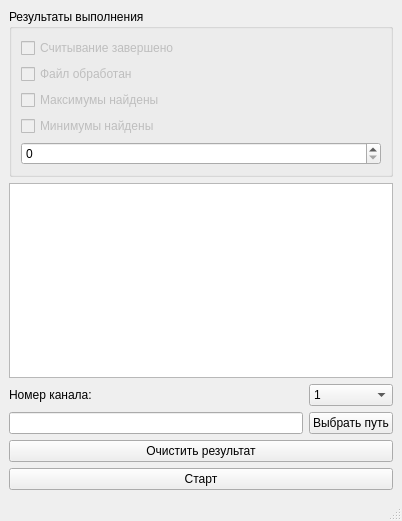
<?xml version="1.0" encoding="UTF-8"?>
<ui version="4.0">
 <class>MainWindow</class>
 <widget class="QMainWindow" name="MainWindow">
  <property name="geometry">
   <rect>
    <x>0</x>
    <y>0</y>
    <width>402</width>
    <height>521</height>
   </rect>
  </property>
  <property name="windowTitle">
   <string>MainWindow</string>
  </property>
  <widget class="QWidget" name="centralwidget">
   <layout class="QGridLayout" name="gridLayout">
    <item row="5" column="0" colspan="2">
     <widget class="QPushButton" name="pb_start">
      <property name="text">
       <string>Старт</string>
      </property>
      <property name="flat">
       <bool>false</bool>
      </property>
     </widget>
    </item>
    <item row="0" column="0" colspan="2">
     <widget class="QGroupBox" name="gb_result">
      <property name="title">
       <string>Результаты выполнения</string>
      </property>
      <layout class="QFormLayout" name="formLayout">
       <item row="0" column="0">
        <widget class="QCheckBox" name="chB_readSucces">
         <property name="enabled">
          <bool>false</bool>
         </property>
         <property name="text">
          <string>Считывание завершено</string>
         </property>
         <property name="checkable">
          <bool>true</bool>
         </property>
        </widget>
       </item>
       <item row="1" column="0">
        <widget class="QCheckBox" name="chB_procFileSucces">
         <property name="enabled">
          <bool>false</bool>
         </property>
         <property name="text">
          <string>Файл обработан</string>
         </property>
         <property name="checkable">
          <bool>true</bool>
         </property>
        </widget>
       </item>
       <item row="2" column="0">
        <widget class="QCheckBox" name="chB_maxSucess">
         <property name="enabled">
          <bool>false</bool>
         </property>
         <property name="text">
          <string>Максимумы найдены</string>
         </property>
         <property name="checkable">
          <bool>true</bool>
         </property>
        </widget>
       </item>
       <item row="3" column="0">
        <widget class="QCheckBox" name="chB_minSucess">
         <property name="enabled">
          <bool>false</bool>
         </property>
         <property name="text">
          <string>Минимумы найдены</string>
         </property>
        </widget>
       </item>
       <item row="4" column="0" colspan="2">
        <widget class="QSpinBox" name="spinBox"/>
       </item>
      </layout>
     </widget>
    </item>
    <item row="3" column="0">
     <widget class="QLineEdit" name="le_path">
      <property name="readOnly">
       <bool>true</bool>
      </property>
     </widget>
    </item>
    <item row="2" column="1">
     <widget class="QComboBox" name="cmB_numCh">
      <item>
       <property name="text">
        <string>1</string>
       </property>
      </item>
      <item>
       <property name="text">
        <string>2</string>
       </property>
      </item>
      <item>
       <property name="text">
        <string>3</string>
       </property>
      </item>
     </widget>
    </item>
    <item row="3" column="1">
     <widget class="QPushButton" name="pb_path">
      <property name="text">
       <string>Выбрать путь</string>
      </property>
     </widget>
    </item>
    <item row="2" column="0">
     <widget class="QLabel" name="lb_numCh">
      <property name="text">
       <string>Номер канала:</string>
      </property>
     </widget>
    </item>
    <item row="1" column="0" colspan="2">
     <widget class="QTextEdit" name="te_Result">
      <property name="readOnly">
       <bool>true</bool>
      </property>
     </widget>
    </item>
    <item row="4" column="0" colspan="2">
     <widget class="QPushButton" name="pb_clearResult">
      <property name="text">
       <string>Очистить результат</string>
      </property>
     </widget>
    </item>
   </layout>
  </widget>
  <widget class="QMenuBar" name="menubar">
   <property name="geometry">
    <rect>
     <x>0</x>
     <y>0</y>
     <width>402</width>
     <height>22</height>
    </rect>
   </property>
  </widget>
  <widget class="QStatusBar" name="statusbar"/>
 </widget>
 <resources/>
 <connections>
  <connection>
   <sender>pb_clearResult</sender>
   <signal>clicked()</signal>
   <receiver>te_Result</receiver>
   <slot>clear()</slot>
   <hints>
    <hint type="sourcelabel">
     <x>224</x>
     <y>369</y>
    </hint>
    <hint type="destinationlabel">
     <x>211</x>
     <y>248</y>
    </hint>
   </hints>
  </connection>
 </connections>
</ui>
